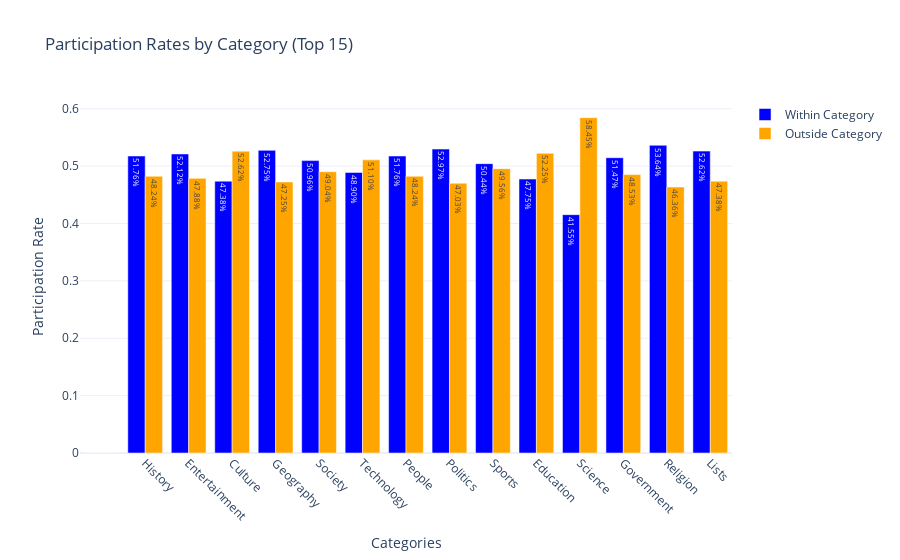

Write notebook code for a chart like this one.
### Markdown cell above
# Participation rate same/different group

### Code cell
plot_participation_rates(df_vote, top_15_categories, title="Participation Rates by Category (Top 15)", top_n=15)

### Figure 1 — Plotly figure (JSON) as saved in the notebook; plotly's stock layout.template omitted (floating-point values rounded to 4 significant figures)
{"data": [{"marker": {"color": "blue"}, "name": "Within Category", "text": ["0.00%", "51.76%", "52.12%", "47.38%", "52.75%", "50.96%", "48.90%", "51.76%", "52.97%", "50.44%", "47.75%", "41.55%", "51.47%", "53.64%", "52.62%"], "textposition": "auto", "type": "bar", "x": ["", "History", "Entertainment", "Culture", "Geography", "Society", "Technology", "People", "Politics", "Sports", "Education", "Science", "Government", "Religion", "Lists"], "y": [0, 0.5176, 0.5212, 0.4738, 0.5275, 0.5096, 0.489, 0.5176, 0.5297, 0.5044, 0.4775, 0.4155, 0.5147, 0.5364, 0.5262]}, {"marker": {"color": "orange"}, "name": "Outside Category", "text": ["0.00%", "48.24%", "47.88%", "52.62%", "47.25%", "49.04%", "51.10%", "48.24%", "47.03%", "49.56%", "52.25%", "58.45%", "48.53%", "46.36%", "47.38%"], "textposition": "auto", "type": "bar", "x": ["", "History", "Entertainment", "Culture", "Geography", "Society", "Technology", "People", "Politics", "Sports", "Education", "Science", "Government", "Religion", "Lists"], "y": [0, 0.4824, 0.4788, 0.5262, 0.4725, 0.4904, 0.511, 0.4824, 0.4703, 0.4956, 0.5225, 0.5845, 0.4853, 0.4636, 0.4738]}], "layout": {"barmode": "group", "title": {"text": "Participation Rates by Category (Top 15)"}, "xaxis": {"tickangle": 45, "title": {"text": "Categories"}}, "yaxis": {"title": {"text": "Participation Rate"}}}}
